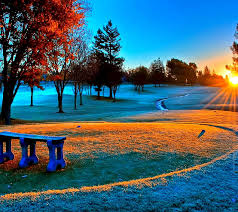
#> input picture ereny/im.jpg, 238 x 212 px
$ python meanShift.py
#> lines starting #> are read from the running program, lines starting #| are printed output that depends on the picture
import cv2
import numpy as np
import matplotlib.pyplot as plt

# Load the image
img = cv2.imread('im.jpg')
#> img is the input picture: shape (212, 238, 3); mean B, G, R 110.2, 99, 67.4

# Define the window size and the stopping criteria for mean shift
window_size = 30
criteria = (cv2.TERM_CRITERIA_EPS + cv2.TERM_CRITERIA_MAX_ITER, 10, 1)

# Reshape the image into a 2D array of pixels
img_2d = img.reshape(-1, 3)

# Define the mean shift function
def mean_shift(data, window_size, criteria):
#> called with data = array of shape (50456, 3), window_size = 30, criteria = (3, 10, 1)
    num_points, num_features = data.shape
#> num_points = 50456; num_features = 3
    visited = np.zeros(num_points, dtype=bool)
    labels = -1 * np.ones(num_points, dtype=int)
    label_count = 0

    for i in range(num_points):
        if visited[i]:
            continue

        center = data[i]
        while True:
            # Find all points within the window centered on the current point
            in_window = np.linalg.norm(data - center, axis=1) < window_size

            # Calculate the mean of the points within the window
            new_center = np.mean(data[in_window], axis=0)

            # If the center has converged, assign labels to all points in the window
            if np.linalg.norm(new_center - center) < criteria[1]:
                labels[in_window] = label_count
                visited[in_window] = True
                label_count += 1
                break

            center = new_center
#> this loop made 50456 passes
#> after the loop, label_count = 625

    return labels

# Apply mean shift clustering to the image data
labels = mean_shift(img_2d, window_size, criteria)

# Reshape the cluster labels into the shape of the original image
labels = labels.reshape(img.shape[:2])
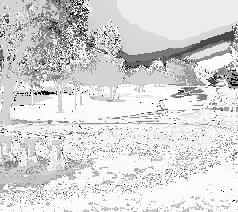
#> labels: shape (212, 238) int64; min -1, max 624, mean 524.6; drawn with min black and max white

# Create a new image where each pixel is assigned the color of its cluster centroid
new_img = np.zeros_like(img)
for i in range(np.max(labels)+1):
    new_img[labels == i] = np.mean(img[labels == i], axis=0)
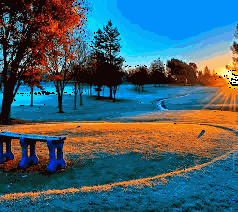
#> new_img: shape (212, 238, 3); mean B, G, R 108.6, 97.3, 66.3

# Display the original image and the segmented image side by side
cv2.imshow('Original Image', img)
cv2.imshow('Segmented Image', new_img)
cv2.waitKey(0)
cv2.destroyAllWindows()

$ run again, with ereny/earth.jpg copied over ereny/im.jpg
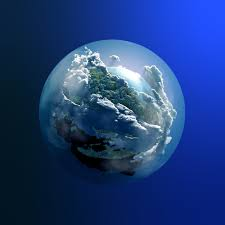
#> input picture ereny/earth.jpg, 225 x 225 px
#> img is the input picture: shape (225, 225, 3); mean B, G, R 120.6, 61, 30.9
#> the loop in mean_shift, `for i in range(num_points):` made 50625 passes
#> after the loop in mean_shift, `for i in range(num_points):`: label_count = 513
#> `labels = labels.reshape(img.shape[:2])`:
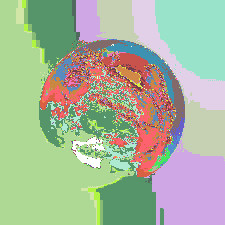
#> labels: shape (225, 225) int64; 58 distinct labels, from -1 to 512; one colour per label, 0 black, -1 white
#> after the loop `for i in range(np.max(labels)+1):`:
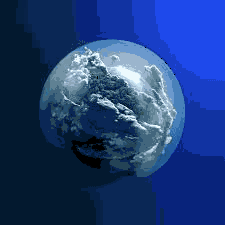
#> new_img: shape (225, 225, 3); mean B, G, R 119.8, 60.5, 30.4
